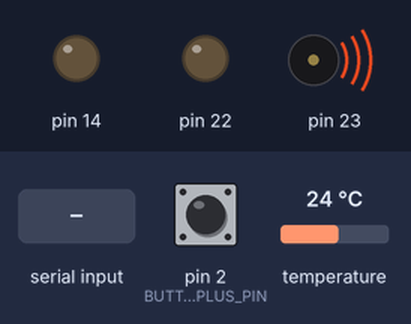
Bench run of a sketch on a simulated Arduino Mega 2560, built with avr-gcc and run on an emulated ATmega2560. On the bench: output pins drawn as LEDs (lit = HIGH), buzzer (waves = sounding). Wiring (inferred from the names in the program): DS3231 clock at I2C address 0x68. The test bench sets the inputs (shaded band); at power-on: pin 2 (BUTTON_PLUS_PIN) HIGH, temperature 24 °C. The local clock reads 2024-03-15 10:24:30 at power-on unless the sketch sets it; random numbers use the default seed unless the sketch sets one; pins used as bus, display or sensor lines are not drawn; what the sketch prints to the serial monitor is not drawn.

Above: at 0.1 s.
At 1.3 s:
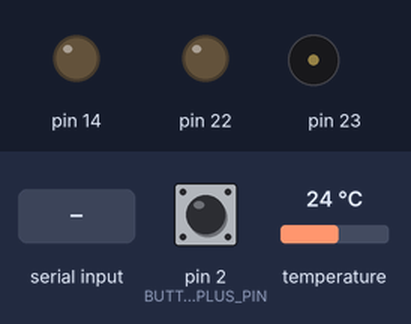
1.4 s: "beep:1\n" received over Serial
Timing chart, 0 to 4.4 s (numbered marks = the images above; inputs shaded):
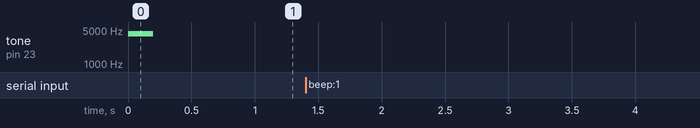

Measured:
- after the input at 1.4 s, every drawn part: stays the same

The sketch:

WiserClock.ino
```cpp
#include <Arduino.h>
#include <stdio.h>
#include <Wire.h>
#include <EEPROM.h>
#include "DS3231.h"
#include "HT1632.h"
#include "SDuFAT.h"
#include "Sound.h"
#include "Buttons.h"
#include "ClockController.h"

ClockController controller;

void buttonClicked(ButtonType button) {
  controller.buttonClicked(button);
}

void setup() {
	setupSpeaker();
	setupButtons();
	beep();
	ht1632_setup();

    randomSeed(analogRead(A0));

    controller.setup();

    //Connect button callbacks
    buttonCallback = &buttonClicked;
}

void loop() {
  controller.tick();
  checkButtons();
}
```

Buttons.cpp
```cpp
#include "Buttons.h"

// button debouncing adapted from http://www.arduino.cc/cgi-bin/yabb2/YaBB.pl?num=1210559123/7;
#define BOUNCE_TIME_BUTTON		600	// bounce time in ms for the menu button;
#define BOUNCE_TIME_IR			500	// bounce time in ms for the IR receiver;


// last time the respective button was pressed; used for debouncing;
volatile unsigned long timeBtnMenu	=	0;
volatile unsigned long timeBtnSet 	=	0;
volatile unsigned long timeBtnPlus	=	0;

void (*buttonCallback)(ButtonType) = NULL;

void setupButtons() {
  pinMode(BUTTON_MENU_PIN, INPUT);
  pinMode(BUTTON_SET_PIN, INPUT);
  pinMode(BUTTON_PLUS_PIN, INPUT);
}

void checkButtons() {
  // check buttons;
  if (digitalRead(BUTTON_MENU_PIN) == LOW) {
    // debouncing;
    if (abs(millis() - timeBtnMenu) < BOUNCE_TIME_BUTTON)  return;

    if(buttonCallback != NULL)
      buttonCallback(BUTTON_MENU);

    timeBtnMenu	=	millis();
  }

  if (digitalRead(BUTTON_SET_PIN) == LOW) {
    // debouncing;
    if (abs(millis() - timeBtnSet) < BOUNCE_TIME_BUTTON)  return;

    if(buttonCallback != NULL)
      buttonCallback(BUTTON_SET);

    timeBtnSet	=	millis();
  }

  if (digitalRead(BUTTON_PLUS_PIN) == LOW) {
    // debouncing;
    if (abs(millis() - timeBtnPlus) < BOUNCE_TIME_BUTTON)  return;

    if(buttonCallback != NULL)
      buttonCallback(BUTTON_PLUS);

    timeBtnPlus	=	millis();
  }
}

boolean readButtons() {
  if ((digitalRead(BUTTON_MENU_PIN) == LOW) ||
      (digitalRead(BUTTON_SET_PIN) == LOW)  ||
      (digitalRead(BUTTON_PLUS_PIN) == LOW)) {
    return true;
  } else {
    return false;
  }
}
```

Buttons.h
```cpp
#ifndef BUTTONS_H
#define BUTTONS_H

#include <Arduino.h>

#define BUTTON_MENU_PIN	0	// "Menu" button on D0 (PB0);
#define BUTTON_SET_PIN	1	// "Set"  button on D1 (PB1);
//------------------------------------------------------------------
// revision 1.0 requires h/w intervention;
// button Plus was on D2 and SQW/INT from DS3231 was on D3;
// they need to be swapped;
//------------------------------------------------------------------
#define BUTTON_PLUS_PIN	2	// "Plus" button on D3 (PB3);

enum ButtonType {
  BUTTON_MENU, BUTTON_SET, BUTTON_PLUS
};

// last time the respective button was pressed; used for debouncing;
extern volatile unsigned long timeBtnMenu;
extern volatile unsigned long timeBtnSet;
extern volatile unsigned long timeBtnPlus;

extern void (*buttonCallback)(ButtonType);

void setupButtons();
void checkButtons();
boolean readButtons();


#endif
```

ClockController.cpp
```cpp
#include "ClockController.h"
#include "Sound.h"
#include "Settings.h"
#include "HT1632.h"

void ClockController::setup() {
  changeFace(faceManager.currentFace());

  beepEnabled = EEPROM.read(SETTINGS_BEEP_ENABLED);
  beepTriggerEnabled = false;

  tick();

  Serial.begin(9600);
}

void ClockController::tick() {
  int	time[7];

  rtc.get(time, true);

  seconds  = time[0];
  minutes  = time[1];
  hours    = time[2];
  //int dow     = time[3];
  day     = time[4];
  month   = time[5];
  year    = time[6];

  temperature = rtc.getTemperature();

  if(currentFace != NULL) {
    if(seconds != currentFace->seconds ||
       minutes != currentFace->minutes ||
       hours   != currentFace->hours)
      currentFace->setTime(hours, minutes, seconds);

    if(day   != currentFace->day ||
       month != currentFace->month ||
       year  != currentFace->year)
      currentFace->setDate(day, month, year);

    if(temperature != currentFace->temperature)
      currentFace->setTemperature(temperature);

    currentFace->lastUpdate = millis();
    currentFace->updateDisplay();
  }

  checkForBeep();
  checkSerial();
}

void ClockController::buttonClicked(ButtonType button) {
  if(button == BUTTON_MENU) {
    changeFace(faceManager.nextFace());
  }
}

void ClockController::changeFace(ClockFace* newFace) {
  currentFace = newFace;
  currentFace->init();
  ht1632_clear();
}

void ClockController::checkForBeep() {
  if(!beepEnabled) return;

  if(seconds > 30) {
    beepTriggerEnabled = true;
  } else if(beepTriggerEnabled) {
    if(minutes == 0)
      soundChimeLong();
    else if(minutes == 30)
      soundChimeShort();

    if(minutes == 0 || minutes == 30)
      beepTriggerEnabled = false;
  }
}

void ClockController::checkSerial() {
  byte incoming;
  while(Serial.available()) {
    incoming = Serial.read();
    if(incoming == '\n') {
      //Serial.println("Got line: " + buffer);
      dispatchSerial(buffer);
      buffer = "";
    } else
      buffer += (char)incoming;
  }
}

bool ClockController::handleSerialEvent(const String& line) {
  bool handled = false;
  if(line.startsWith("time ")) {
    String timeString = line.substring(5);
    int idx = timeString.indexOf(':');
    if(idx != -1) {
      int hours = timeString.substring(0,2).toInt();
      int mins  = timeString.substring(3,5).toInt();
      Serial.print("Setting time to: ");
      Serial.print(hours);
      Serial.print(':');
      Serial.println(mins);

      rtc.stop();
      rtc.set(DS3231_SEC, 0);
      rtc.set(DS3231_MIN, mins);
      rtc.set(DS3231_HR, hours);
      rtc.start();
    } else {
      Serial.println("Couldn't parse time: " + timeString);
    }

    handled = true;
  } else if(line.startsWith("date ")) {
    String dateString = line.substring(5);
    int idx = dateString.indexOf('/');
    if(idx != -1) {
      int day = dateString.substring(0,2).toInt();
      int month  = dateString.substring(3,5).toInt();
      int year  = dateString.substring(6,10).toInt();
      Serial.print("Setting date to: ");
      Serial.print(day);
      Serial.print('/');
      Serial.print(month);
      Serial.print('/');
      Serial.println(year);

      rtc.stop();
      rtc.set(DS3231_DATE, day);
      rtc.set(DS3231_MTH, month);
      rtc.set(DS3231_YR, year);
      rtc.start();
    } else if(line.startsWith("hourBeep ")) {
      bool enabled = (line.substring(9,10).toInt()==1);
      EEPROM.write(SETTINGS_BEEP_ENABLED, enabled);
      beepEnabled = enabled;
      Serial.print(beepEnabled ? "Enabling" : "Disabling");
      Serial.println(" beep");
      handled = true;
    } else {
      Serial.println("Couldn't parse date: " + dateString);
    }

    handled = true;
  }

  if(!handled) {
    //Dispatch to child(s)
    if(currentFace != NULL)
      handled = currentFace->handleSerialEvent(line);
  }

  return handled;
}

void ClockController::dispatchSerial(const String& line) {
  bool handled = false;

  if(line == "beep") {
    beep();
    handled = true;
  } else if(line.equalsIgnoreCase("Open the pod bay doors, HAL")){
    Serial.println("Sorry. I can't let you do that, Dave.");
    handled = true;
  } else {
    //Dispatch
    handled = this->handleSerialEvent(line);
  }

  if(!handled)
    Serial.println("I'm not wise enough to understand: " + line);
}
```

ClockController.h
```cpp
#include "DS3231.h"
#include "ClockFace.h"
#include "Buttons.h"
#include "FaceManager.h"
#include "SerialHandler.h"

struct ClockController: public SerialHandler {
  DS3231 rtc;
  int hours,minutes,seconds,day,month,year;
  float temperature;

  FaceManager faceManager;
  ClockFace* currentFace;

  bool beepEnabled;

  void setup();
  void tick();

  void buttonClicked(ButtonType button);

  void changeFace(ClockFace* newFace);

private:
  void checkForBeep();
  bool beepTriggerEnabled;

  String buffer;
  void checkSerial();
  void dispatchSerial(const String& line);

  bool handleSerialEvent(const String& line);
};
```

ClockFace.h
```cpp
#ifndef CLOCK_FACE_H
#define CLOCK_FACE_H

#include "SerialHandler.h"

struct ClockFace: public SerialHandler {
  int hours, minutes, seconds;
  int day, month, year;
  float temperature;

  long lastUpdate;

  virtual void setTime(int h, int m, int s) {
    hours = h; minutes = m; seconds = s;
  }

  virtual void setDate(int d, int m, int y) {
    day = d; month = m; year = y;
  }

  virtual void setTemperature(float t) {
    temperature = t;
  }

  //Button handling
  virtual void menuPressed() {}
  virtual void setPressed() {}
  virtual void plusPressed() {}

  virtual void init() {}
  virtual void updateDisplay() = 0;

  //Serial Handling
  virtual bool handleSerialEvent(const String& event) { return false; }
};

#endif
```

DS3231.cpp
```cpp
#include "DS3231.h"

#include <../Wire/Wire.h>


DS3231::DS3231()
{
  Wire.begin();
}


// PRIVATE FUNCTIONS

// Aquire data from the RTC chip in BCD format
// refresh the buffer
void DS3231::read_rtc(void)
{
  // use the Wire lib to connect to tho rtc
  // reset the register pointer to zero
  Wire.beginTransmission(DS3231_CTRL_ID);
  Wire.write((uint8_t)0x00);
  Wire.endTransmission();

  // request the 7 bytes of data    (secs, min, hr, dow, date. mth, yr)
  Wire.requestFrom(DS3231_CTRL_ID, 7);
  for(int i=0; i<7; i++)
  {
    // store data in raw bcd format
    rtc_bcd[i]=Wire.read();
  }
}

// update the data on the IC from the bcd formatted data in the buffer
void DS3231::save_rtc(void)
{
  Wire.beginTransmission(DS3231_CTRL_ID);
  Wire.write((uint8_t)0x00); // reset register pointer
  for(int i=0; i<7; i++)
  {
    Wire.write(rtc_bcd[i]);
  }
  Wire.endTransmission();
}


// PUBLIC FUNCTIONS
void DS3231::get(int *rtc, boolean refresh)   // Aquire data from buffer and convert to int, refresh buffer if required
{
  if(refresh) read_rtc();
  for(int i=0;i<7;i++)  // cycle through each component, create array of data
  {
    rtc[i]=get(i, 0);
  }
}

int DS3231::get(int c, boolean refresh)  // aquire individual RTC item from buffer, return as int, refresh buffer if required
{
  if(refresh) read_rtc();
  int v=-1;
  switch(c)
  {
  case DS3231_SEC:
    v=(10*((rtc_bcd[DS3231_SEC] & DS3231_HI_SEC)>>4))+(rtc_bcd[DS3231_SEC] & DS3231_LO_BCD);
    break;
  case DS3231_MIN:
    v=(10*((rtc_bcd[DS3231_MIN] & DS3231_HI_MIN)>>4))+(rtc_bcd[DS3231_MIN] & DS3231_LO_BCD);
    break;
  case DS3231_HR:
    v=(10*((rtc_bcd[DS3231_HR] & DS3231_HI_HR)>>4))+(rtc_bcd[DS3231_HR] & DS3231_LO_BCD);
    break;
  case DS3231_DOW:
    v=rtc_bcd[DS3231_DOW] & DS3231_LO_DOW;
    break;
  case DS3231_DATE:
    v=(10*((rtc_bcd[DS3231_DATE] & DS3231_HI_DATE)>>4))+(rtc_bcd[DS3231_DATE] & DS3231_LO_BCD);
    break;
  case DS3231_MTH:
    v=(10*((rtc_bcd[DS3231_MTH] & DS3231_HI_MTH)>>4))+(rtc_bcd[DS3231_MTH] & DS3231_LO_BCD);
    break;
  case DS3231_YR:
    v=(10*((rtc_bcd[DS3231_YR] & DS3231_HI_YR)>>4))+(rtc_bcd[DS3231_YR] & DS3231_LO_BCD)+DS3231_BASE_YR;
    break;
  } // end switch
  return v;
}

void DS3231::set(int c, int v)  // Update buffer, then update the chip
{
  switch(c)
  {
  case DS3231_SEC:
    if(v<60 && v>-1)
    {
      //preserve existing clock state (running/stopped)
      int state=rtc_bcd[DS3231_SEC] & DS3231_CLOCKHALT;
      rtc_bcd[DS3231_SEC]=state | (((v / 10)<<4) + (v % 10));
    }
    break;
  case DS3231_MIN:
    if(v<60 && v>-1)
    {
      rtc_bcd[DS3231_MIN]=((v / 10)<<4) + (v % 10);
    }
    break;
  case DS3231_HR:
    // TODO : AM/PM  12HR/24HR
    if(v<24 && v>-1)
    {
      rtc_bcd[DS3231_HR]=((v / 10)<<4) + (v % 10);
    }
    break;
  case DS3231_DOW:
    if(v<8 && v>-1)
    {
      rtc_bcd[DS3231_DOW]=v;
    }
    break;
  case DS3231_DATE:
    if(v<32 && v>-1)
    {
      rtc_bcd[DS3231_DATE]=((v / 10)<<4) + (v % 10);
    }
    break;
  case DS3231_MTH:
    if(v<13 && v>-1)
    {
      rtc_bcd[DS3231_MTH]=((v / 10)<<4) + (v % 10);
    }
    break;
  case DS3231_YR:
    // (fc, Feb 5/2011) also process years > 2000 (DS3231_BASE_YR);
    if (v >= DS3231_BASE_YR)
      v = v - DS3231_BASE_YR;
    if(v<99 && v>-1)
    {
      rtc_bcd[DS3231_YR]=((v / 10)<<4) + (v % 10);
    }
    break;
  } // end switch
  save_rtc();
}

int DS3231::min_of_day(boolean refresh)
{
  // return minutes of day  (0-1440)
  if(refresh) read_rtc();
  int MoD=(get(DS3231_HR,false)*60)+get(DS3231_MIN,false);
  return MoD;
}

void DS3231::stop(void)
{
  // set the ClockHalt bit high to stop the rtc
  // this bit is part of the seconds byte
  rtc_bcd[DS3231_SEC]=rtc_bcd[DS3231_SEC] | DS3231_CLOCKHALT;
  save_rtc();
}

void DS3231::start(void)
{
  // unset the ClockHalt bit to start the rtc but keep the current seconds count
  rtc_bcd[DS3231_SEC]=rtc_bcd[DS3231_SEC] & ~DS3231_CLOCKHALT;
  save_rtc();
}


float DS3231::getTemperature()
{
  byte tMSB, tLSB;
  float temp3231 = 0;

  //temp registers (11h-12h) get updated automatically every 64s
  Wire.beginTransmission(DS3231_CTRL_ID);
  Wire.write((uint8_t)0x11);
  Wire.endTransmission();
  Wire.requestFrom(DS3231_CTRL_ID, 2);

  if(Wire.available()) {
    tMSB = Wire.read(); //2's complement int portion
    tLSB = Wire.read(); //fraction portion

    temp3231 = (tMSB & B01111111); //do 2's math on Tmsb
    temp3231 += ( (tLSB >> 6) * 0.25 ); //only care about bits 7 & 8
  }

  return temp3231;
}

// update the data on the IC from the bcd formatted data in the buffer
void DS3231::saveDateOnly(void)
{
  Wire.beginTransmission(DS3231_CTRL_ID);
  Wire.write((uint8_t)0x03); // start with RTC_DOW;
  for(int i=3; i<7; i++)
  {
    Wire.write(rtc_bcd[i]);
  }
  Wire.endTransmission();
}


// update the data on the IC from the bcd formatted data in the buffer
void DS3231::saveTimeOnly(void)
{
  Wire.beginTransmission(DS3231_CTRL_ID);
  Wire.write((uint8_t)0x00); // start with RTC_SEC;
  for(int i=0; i<3; i++)
  {
    Wire.write(rtc_bcd[i]);
  }
  Wire.endTransmission();
}


byte DS3231::enableSQW(void)
{
  Wire.beginTransmission(DS3231_CTRL_ID);
  Wire.write((uint8_t)0x0E);	// control register
  Wire.endTransmission();
  Wire.requestFrom(DS3231_CTRL_ID, 1);

  byte ctrl;
  if(Wire.available()) {
    ctrl = Wire.read();
  }

  Wire.beginTransmission(DS3231_CTRL_ID);
  Wire.write((uint8_t)0x0E);	// control register
  Wire.write(ctrl & B11100011);		// all bits 0;
  Wire.endTransmission();

  return ctrl;
}


DS3231 RTC;
```

DS3231.h
```cpp
#ifndef _DS3231_H_
#define _DS3231_H_


// include types & constants of Wiring core API
#include <Arduino.h>

#define DS3231_SEC	0
#define DS3231_MIN	1
#define DS3231_HR		2
#define DS3231_DOW	3
#define DS3231_DATE	4
#define DS3231_MTH	5
#define DS3231_YR		6
#define DS3231_AL1_SEC	7
#define DS3231_AL1_MIN	8
#define DS3231_AL1_HR	9
#define DS3231_AL1_DAY	0x0A
#define DS3231_AL2_MIN	0x0B
#define DS3231_AL2_HR	0x0C
#define DS3231_AL2_DAY	0x0D
#define DS3231_CTRL	0x0E
#define DS3231_STATUS	0x0F
#define DS3231_AGING	0x10
#define DS3231_TEMP_MSB	0x11
#define DS3231_TEMP_LSB	0x12


#define DS3231_BASE_YR 2000

#define DS3231_CTRL_ID B1101000


// Define register bit masks
#define DS3231_CLOCKHALT B10000000

#define DS3231_LO_BCD  B00001111
#define DS3231_HI_BCD  B11110000

#define DS3231_HI_SEC  B01110000
#define DS3231_HI_MIN  B01110000
#define DS3231_HI_HR   B00110000
#define DS3231_LO_DOW  B00000111
#define DS3231_HI_DATE B00110000
#define DS3231_HI_MTH  B00110000
#define DS3231_HI_YR   B11110000

#define DS3231_DATASTART 0x08


class DS3231 {
public:
  DS3231();
  void get(int *, boolean);
  int get(int, boolean);
  int min_of_day(boolean);
  void set(int, int);
  void start(void);
  void stop(void);
  float getTemperature();
  void saveDateOnly(void);
  void saveTimeOnly(void);
  byte enableSQW();

private:
  byte rtc_bcd[0x13]; // used prior to read/set ds3231 registers;
  void read_rtc(void);
  void save_rtc(void);
};


extern DS3231 RTC;

#endif // _DS3231_H_
```

FaceManager.h
```cpp
#ifndef FACE_MGR_H
#define FACE_MGR_H

#include <Arduino.h>
#include "ClockFace.h"

enum {
FACE_COUNT = 2
};

struct FaceManager {
  FaceManager();
  ClockFace* nextFace();
  ClockFace* currentFace() const;

private:
  ClockFace* faces[FACE_COUNT];
  byte currentFaceIdx;
};

#endif
```

Facemanager.cpp
```cpp
#include "FaceManager.h"

#include "SimpleFace.h"
#include "PongFace.h"

//Here we instantiate all views
SimpleFace simpleFace;
PongFace pongFace;

FaceManager::FaceManager() {
  faces[0] = &simpleFace;
  faces[1] = &pongFace;
}

ClockFace* FaceManager::nextFace() {
  if(currentFaceIdx+1 >= FACE_COUNT)
    currentFaceIdx = 0;
  else
    ++currentFaceIdx;

  return currentFace();
}

ClockFace* FaceManager::currentFace() const {
  if(currentFaceIdx >= FACE_COUNT) {
    Serial.println("Houston, we have problem: currentFaceIdx >= faceCount");
    return faces[0];
  }

  return faces[currentFaceIdx];
}
```

PongFace.h
```cpp
#ifndef PONG_FACE_H
#define PONG_FACE_H

#include <Arduino.h>
#include "ClockFace.h"

class PongFace: public ClockFace
{
private:
  float ballpos_x, ballpos_y;
  byte erase_x;  //holds ball old pos so we can erase it, set to blank area of screen initially.
  byte erase_y;
  byte oldBallColor; //Holds previous color of the field where the ball was drawn
  float ballvel_x, ballvel_y;
  int bat1_y;  //bat starting y positions
  int bat2_y;
  int bat1_target_y;  //bat targets for bats to move to
  int bat2_target_y;
  byte bat1_update;  //flags - set to update bat position
  byte bat2_update;
  byte bat1miss, bat2miss; //flags set on the minute or hour that trigger the bats to miss the ball, thus upping the score to match the time.
  byte restart;   //game restart flag - set to 1 initially to setup 1st game

  byte pong_get_ball_endpoint(float tempballpos_x, float  tempballpos_y, float  tempballvel_x, float tempballvel_y);

public:
  virtual void init();
  virtual void updateDisplay();
};

#endif
```

SerialHandler.h
```cpp
#ifndef SERIAL_HANDLER_H
#define SERIAL_HANDLER_H

#include <Arduino.h>

class SerialHandler {
public:
  virtual bool handleSerialEvent(const String& event) = 0;
};

#endif
```

Sound.h
```cpp
#ifndef _SOUND_H_
#define _SOUND_H_

#include <Arduino.h>

#define	_USE_ARDUINO_TONE
#ifdef _USE_ARDUINO_TONE
	//*	tone is included in WProgram.h
	#include "ToneNotes.h"

#else
	#include "WiseTone.h"
#endif


void setupSpeaker();
void soundAlarm();
void soundChimeShort();
void soundChimeLong();
void beep();


#endif  // _SOUND_H_
```

Source omitted: HT1632.cpp (15759 bytes), HT1632.h (2515 bytes), PongFace.cpp (11878 bytes), SDuFAT.cpp (6480 bytes), SDuFAT.h (3410 bytes), SimpleFace.h (656 bytes), Sound.cpp (1550 bytes), ToneNotes.h (2065 bytes), font3.h (22945 bytes), fontBig.h (29625 bytes), fontSmall.h (20545 bytes), fontTiny.h (19671 bytes) and 5 more
